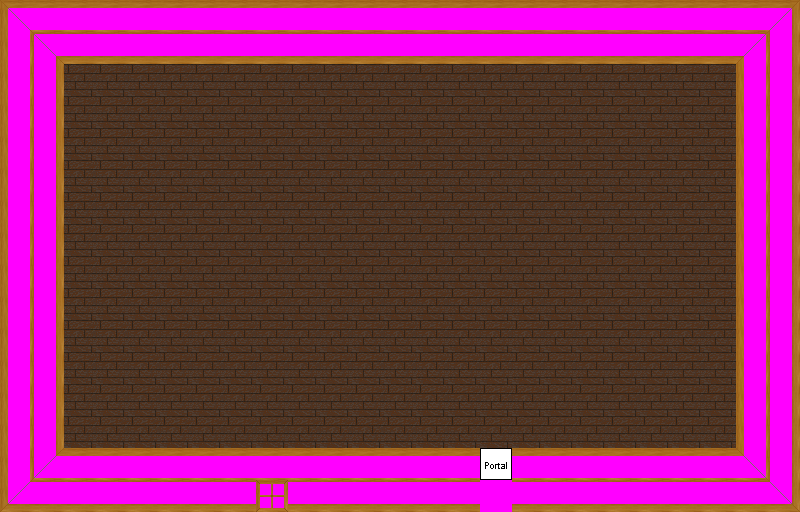

This is a level from a 2D game, rendered from its Tiled map with the project's own tilesets. A one-line summary and the map file follow, with tile-layer data summarised:
An orthogonal 25x16 tile map with 32x32 px tiles, 6 tile layers (Ground, Objects, Above, Walkable, ...), 7 tilesets.

<map version="1.0" orientation="orthogonal" width="25" height="16" tilewidth="32" tileheight="32">
 <tileset firstgid="1" name="building_wall_wood_trim" tilewidth="32" tileheight="32">
  <image source="../drawable/building_wall_wood_trim.png" width="320" height="160" />
 </tileset>
 <tileset firstgid="51" name="building_wall_wallpapers" tilewidth="32" tileheight="32">
  <image source="../drawable/building_wall_wallpapers.png" width="160" height="160" />
 </tileset>
 <tileset firstgid="76" name="ground_indoor_floor_tiles" tilewidth="32" tileheight="32">
  <image source="../drawable/ground_indoor_floor_tiles.png" width="96" height="96" />
 </tileset>
 <tileset firstgid="85" name="ground_ground" tilewidth="32" tileheight="32">
  <image source="../drawable/ground_ground.png" width="96" height="352" />
 </tileset>
 <tileset firstgid="118" name="ground_ground_3" tilewidth="32" tileheight="32">
  <image source="../drawable/ground_ground_3.png" width="160" height="32" />
 </tileset>
 <tileset firstgid="123" name="logic_portal" tilewidth="32" tileheight="32">
  <image source="../drawable/logic_portal.png" width="256" height="96" />
 </tileset>
 <tileset firstgid="147" name="walkable_sentinel" tilewidth="32" tileheight="32">
  <image source="../drawable/walkable_sentinel.png" width="32" height="32" />
 </tileset>
 <layer name="Ground" width="25" height="16">
  <data>[400 cells, 400 non-empty, 5 distinct tile ids]</data>
 </layer>
 <layer name="Objects" width="25" height="16">
  <data>[400 cells, 4 non-empty, 4 distinct tile ids]</data>
 </layer>
 <layer name="Above" width="25" height="16">
  <data>[400 cells, 1 non-empty, 1 distinct tile ids]</data>
 </layer>
 <layer name="Walkable" width="25" height="16">
  <data>[400 cells, 147 non-empty, 1 distinct tile ids]</data>
 </layer>
 <layer name="Objects_stendhal" width="25" height="16">
  <data>[400 cells, 147 non-empty, 19 distinct tile ids]</data>
 </layer>
 <layer name="Objects_stendhal2" width="25" height="16">
  <data>[400 cells, 1 non-empty, 1 distinct tile ids]</data>
 </layer>
 <objectgroup name="Mapevents" width="25" height="16" />
 <objectgroup name="Spawn" width="25" height="16" />
 <objectgroup name="Keys" width="25" height="16" />
 <objectgroup name="Replace" width="25" height="16" />
</map>
